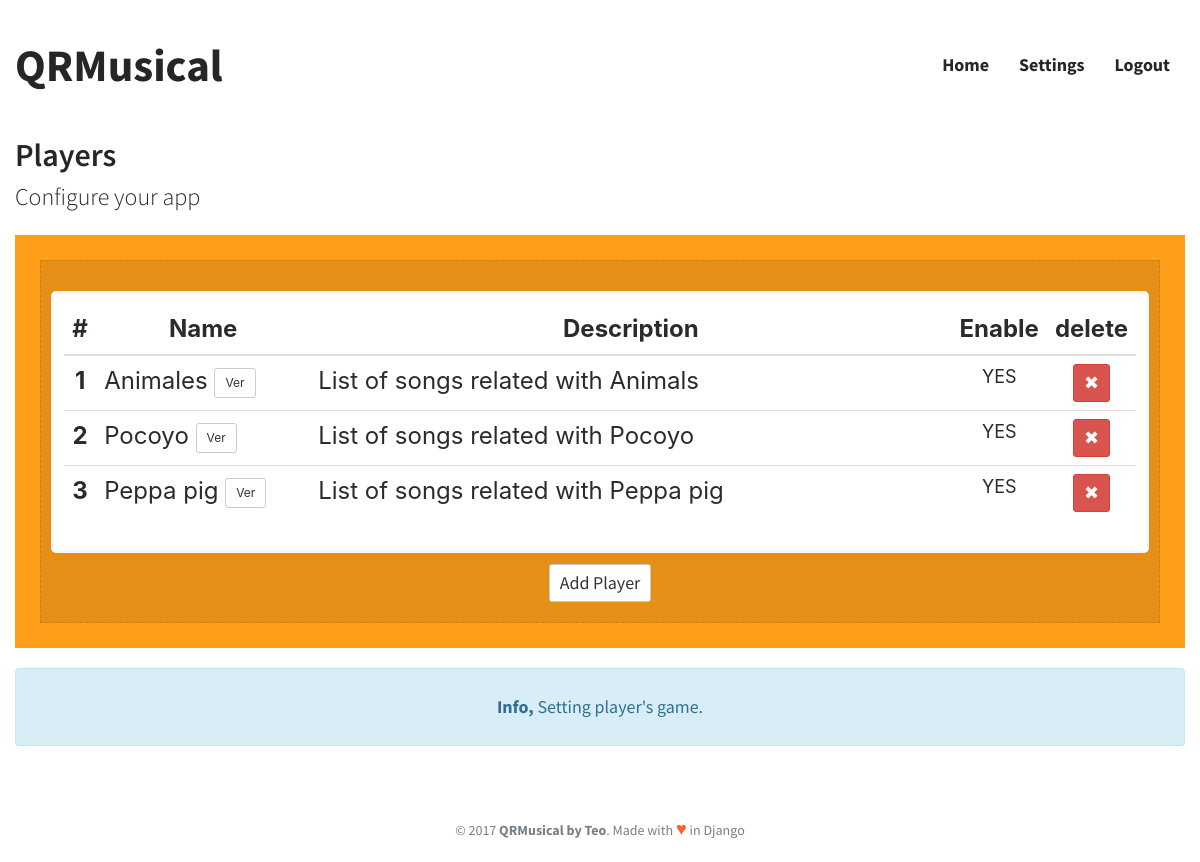
Page /settings/players_list/ (signed in) on the earlier database version.
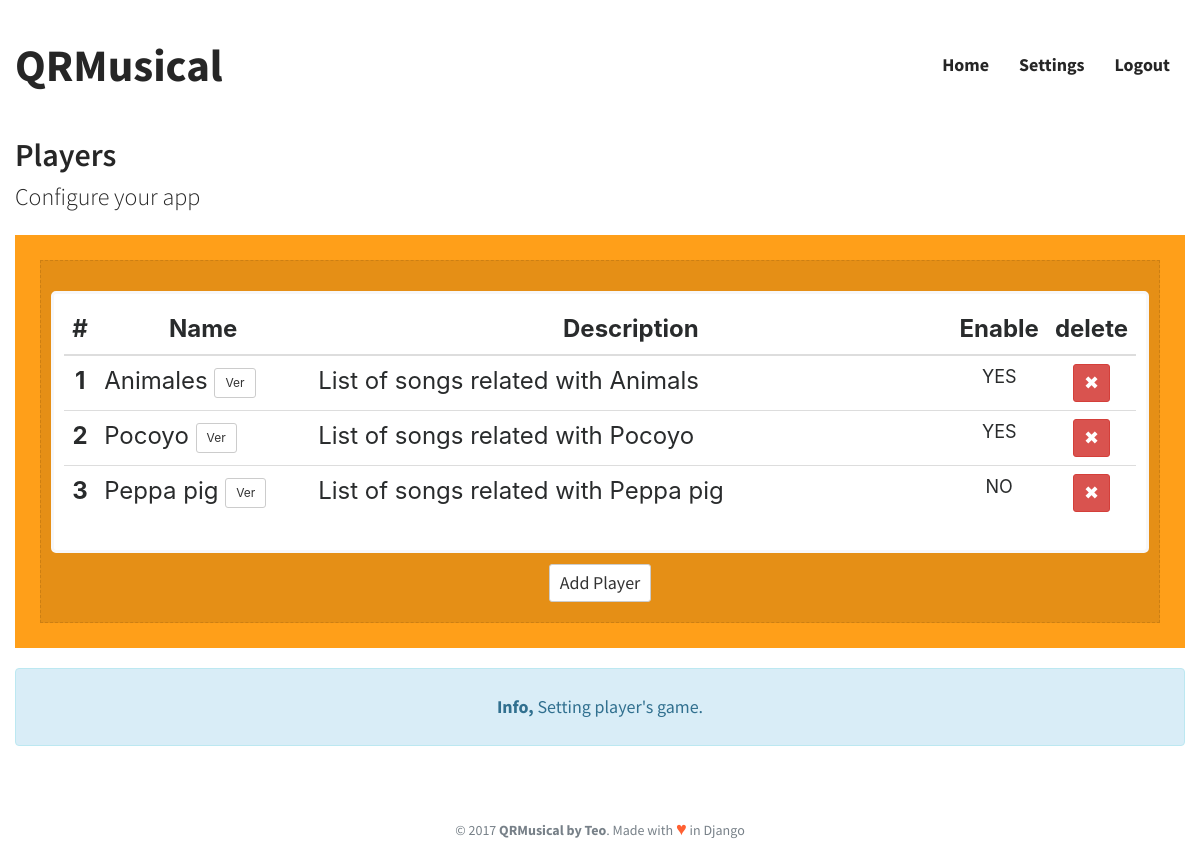
Same page on the later database version.
### appQRMusical/models.py (models this page shows, shortened)
class Player(models.Model):
	id = models.AutoField(primary_key=True)
	name = models.CharField(max_length=100)
	description = models.CharField(max_length=200, blank=True)
	enabled = models.BooleanField(default=False)

### appQRMusical/views.py (the view)
# urls.py: url(r'^settings/players_list/$', Players_list.as_view(), name='players_list'),
class Players_list(LoginRequiredMixin, ListView):
	model = Player
	template_name="players_list.html"
	login_url='/login/'
	redirect_field_name = "/login/"
	def get_context_data(self, **kwargs):
		context = super(Players_list, self).get_context_data(**kwargs)
		context['QRM_color'] = "QRM_orange"
		context['message_alert'] = "alert-info"
		context['message_head'] = "Info, "
		context['message_text'] = "Setting player's game."
		context['title'] = "Players"
		context['subtitle'] = "Configure your app"
		return context

### appQRMusical/templates/players_list.html (shortened to what this page needs)
{% extends "body.html" %}
{% block content_wrapper %}
<div class="col-sm-12 QRM_box {{QRM_color}}">
	<div class="QRM_box_in">
		<div class="QRM_wrapper_table">
			<table class="table table-hover">
				<thead>
					<tr>
						<th>#</th>
						<th>Name</th>
						<th>Description</th>
						<th>Enable</th>
						<th>delete</th>
			    	</tr>
				</thead>
				<tbody>
					{% for object in object_list %}
						<tr onclick="document.location = {% url 'update_player' object.id %};">
		      				<th scope="row" style="width: 3%;">{{ object.id }}</th>
		      				<td style="width: 20%;">
		      					{{ object.name }}
								<a href="{% url 'update_player' object.id %}" class="btn btn-sm btn-default">Ver</a>
		      				</td>
		      				<td style="width: 60%;">{{ object.description }}</td>
							<td>
								<center>
								<p>{% if object.enabled %}YES{% else %}NO{% endif %}</p>
								</center>
							</td>
							<td>
								<form action="{% url 'multimedia_delete' object.id %}" method="post">
									<center>
										<button type="submit" class="btn btn-danger btn-sm">
											<p>✖</p>
										</button>
									</center>
								</form>
							</td>
		    			</tr>
					{% endfor %}
				</tbody>
			</table>
		</div>
		<a href="{% url 'create_player' %}">
			<div class="btn btn-sm btn-default">
				<p>Add Player</p>
			</div>
		</a>
	</div>
</div>
{% include "message.html" %}
{% endblock content_wrapper %}

### appQRMusical/templates/body.html
{% extends "base.html" %}
{% block body %}
<div class="container">
	<div class="row">
		<h1>{{ title }}</h1>
        <h2>{{ subtitle }}</h2>
		{% block content_wrapper %}
		{% endblock content_wrapper %}
	</div>
</div>
{% endblock body %}

### appQRMusical/templates/base.html (shortened to what this page needs)
<!DOCTYPE html>
{% load staticfiles %}
{% load zbar_extras %}
<html lang="es">
	<head>
		<link href="{% static 'css/bootstrap.min.css' %}" rel="stylesheet" type="text/css">
		<link href="{% static 'css/QRMusical.css' %}" rel="stylesheet" type="text/css">
	</head>
	<body>
		<div id="sidebar" class="navbar QRM_nav navbar-static-top">
			<div class="container QRM_container">
				<div class="navbar-header">
					<a class="navbar-brand QRM_navbar-brand" href="/">QRMusical</a>
				</div>
				<div class="navbar-collapse collapse" style="height: 1px;">
					<ul class="nav navbar-nav QRM_navbar_nav">
						<li><a href="/">Home</a></li>
						<li><a href="/settings/">Settings</a></li>
						{% if user.is_authenticated %}
							<li><a href="/logout/">Logout</a></li>
						{% else %}
							<li><a href="/login/">Login</a></li>
						{% endif %}
					</ul>
				</div>
			</div>
		</div>
		<div id="content">
			{% block body %}{% endblock body %}
		</div>
		<footer>
			<div class="container">
				<center>
					<div class="text" style="color: #778088">
						© 2017
						<strong>QRMusical by Teo</strong>.
						Made with <span class="QRM_love">♥</span> in Django
					</div>
				</center>
			</div>
		</footer>
	</body>
</html>

### appQRMusical/templates/message.html
<div class="col-sm-12 QRM_box alert {{ message_alert }}">
<p>
	<strong>
		{{ message_head }}
	</strong>
	{{ message_text }}
</p>
</div>

### appQRMusical/static/css/QRMusical.css (style rules this page uses)
.QRM_nav { font-size: 18px; color: #262626; font-weight: bold; }
.QRM_navbar_nav { float:right; }
.QRM_navbar-brand { font-size: 45px; }
.QRM_container { padding: 40px 0px 20px 0px; }
.QRM_box { margin-left: auto; margin-right: auto; margin-top: 20px; padding: 25px; text-align: center; font-size: 24px; line-height: 36px; -webkit-transition-duration: 0.4s; transition-duration: 0.4s; }
.QRM_box_in { border-style: dashed; border-width: thin; border-color: rgba(0, 0, 0, 0.1); background-color: rgba(0, 0, 0, 0.1); color: #fff; padding: 20px; }
.QRM_orange { background-color: #FF9F19; }
.QRM_love { color: #ff6032; font-size: 1.3em; }
.QRM_wrapper_table { padding: 1.5rem; margin-right: 0; margin-bottom: 0; margin-left: 0; border-width: .2rem; position: relative; padding: 1rem; margin: 1rem -1rem; border: solid #f7f7f9; background-color: white; border-radius: 5px; }
h1 { font-size: 32px; line-height: 1.5; font-weight: 600; color: #262626; margin: 0; }
h2 { font-weight: 300; color: #262626; font-size: 24px; line-height: 1.5; margin: 0; }
body { font-family: 'Source Sans Pro', Helvetica, Arial, sans-serif; -webkit-font-smoothing: antialiased; }
a { color: inherit; text-decoration: none; }
p { margin: 0; font-size: 18px; line-height: 26px; font-weight: 400; }
footer { padding: 50px 0px 20px 0px; }
table { font-family: -apple-system,system-ui,BlinkMacSystemFont,"Segoe UI",Roboto,"Helvetica Neue",Arial,sans-serif; color: #292b2c; }
td { text-align: left; vertical-align: middle; }
th { text-align: -webkit-center; }

Differences in the rows shown:
changed Player "Peppa pig": enabled "YES" → "NO"
